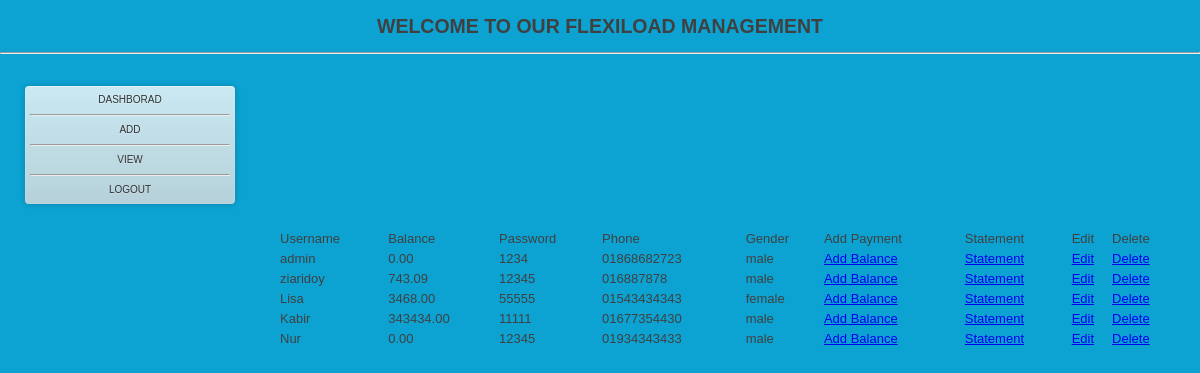
Screenshot of /view.php (signed in) with the database file from the repository.
### tables this page shows
CREATE TABLE IF NOT EXISTS `usercredential` (
  `id` int(9) NOT NULL AUTO_INCREMENT,
  `username` varchar(100) NOT NULL,
  `password` varchar(100) NOT NULL,
  `phone` varchar(100) NOT NULL,
  `gender` char(100) NOT NULL,
  `sdate` date NOT NULL,
  `balance` decimal(10,2) NOT NULL,
  PRIMARY KEY (`id`)
);

### dbconnect.php (called while the page is built, shortened)
<?php
$dbUser = "root";
$dbPass = "";
$dbName = "flexiload";
$dbHost = "localhost";
$conn   = mysqli_connect($dbHost,$dbUser,$dbPass);
mysqli_select_db($conn, $dbName);
function query($query){
global $conn;
$result=mysqli_query($conn,$query) or die("<li>Query:$query</li>Error: <li>Errpr:".mysqli_error($conn)."</li>");
return $result;
}
?>

### view.php (the view, shortened to what this page needs)
<?php
include"dbconnect.php";
include "header.php";
?>
    <table width="900" border="1" align="center" cellpadding="5" cellspacing ="3" bordercolor="#CC6600">
    <tr>
    <td><strong>Username</strong></td>
     <td><strong>Balance</strong></td>
    <td><strong>Password</strong></td>
    <td><strong>Phone</strong></td>
    <td><strong>Gender</strong></td>
    <td><strong>Add Payment</strong></td>
    <td><strong>Statement</strong></td>
    <td><strong>Edit</strong></td>
     <td><strong>Delete</strong></td>
  </tr>
<?php
   $result=  query("select * from usercredential");
  while($row= mysqli_fetch_object($result))
  {
  $username         = $row->username;
  $balance          = $row->balance;
  $password         = $row->password;
  $phone            = $row->phone;
  $gender           = $row->gender;
  $id				= $row->id;
  echo"
  <tr>
    <td>$username</td>
    <td>$balance</td>
    <td>$password</td>
    <td>$phone</td>
    <td>$gender</td>
	<td><a href='add_balance.php?id=$id'>Add Balance</a></td>
	<td><a href='statement.php?userid=$id'>Statement</a></td>
	<td><a href='edit.php?id=$id'>Edit</a></td>
	<td><a href='action.php?action=deleteUser&id=$id'>Delete</a></td>
  </tr>
  ";
  }
  ?>
        </table>
<?php include"footer.php";?>

### css/style.css (style rules this page uses)
html, body, div, span, applet, object, iframe, h2, h3, h4, h5, h6, p, blockquote, pre, a, abbr, acronym, address, big, cite, code, del, dfn, em, img, ins, kbd, q, s, samp, small, strike, strong, sub, sup, tt, var, b, u, i, center, dl, dt, dd, ol, ul, li, fieldset, form, label, legend, table, caption, tbody, tfoot, thead, tr, th, td, article, aside, canvas, details, embed, figure, figcaption, footer, header, hgroup, menu, nav, output, ruby, section, summary, time, mark, audio, video { margin: 0; padding: 0; border: 0; font-size: 150%; font: inherit; vertical-align: baseline; }
body { line-height: 1; }
table { border :2px #527881 medium dotted ; border-spacing: 0; }
body { font: 13px/20px 'Lucida Grande', Tahoma, Verdana, sans-serif; color: #404040; background: #0ca3d2; }

### rows the page displays
usercredential: username "admin", balance "0.00", password "1234", phone "01868682723", gender "male"
usercredential: username "ziaridoy", balance "743.09", password "12345", phone "016887878", gender "male"
usercredential: username "Lisa", balance "3468.00", password "55555", phone "01543434343", gender "female"
usercredential: username "Kabir", balance "343434.00", password "11111", phone "01677354430", gender "male"
usercredential: username "Nur", balance "0.00", password "12345", phone "01934343433", gender "male"
